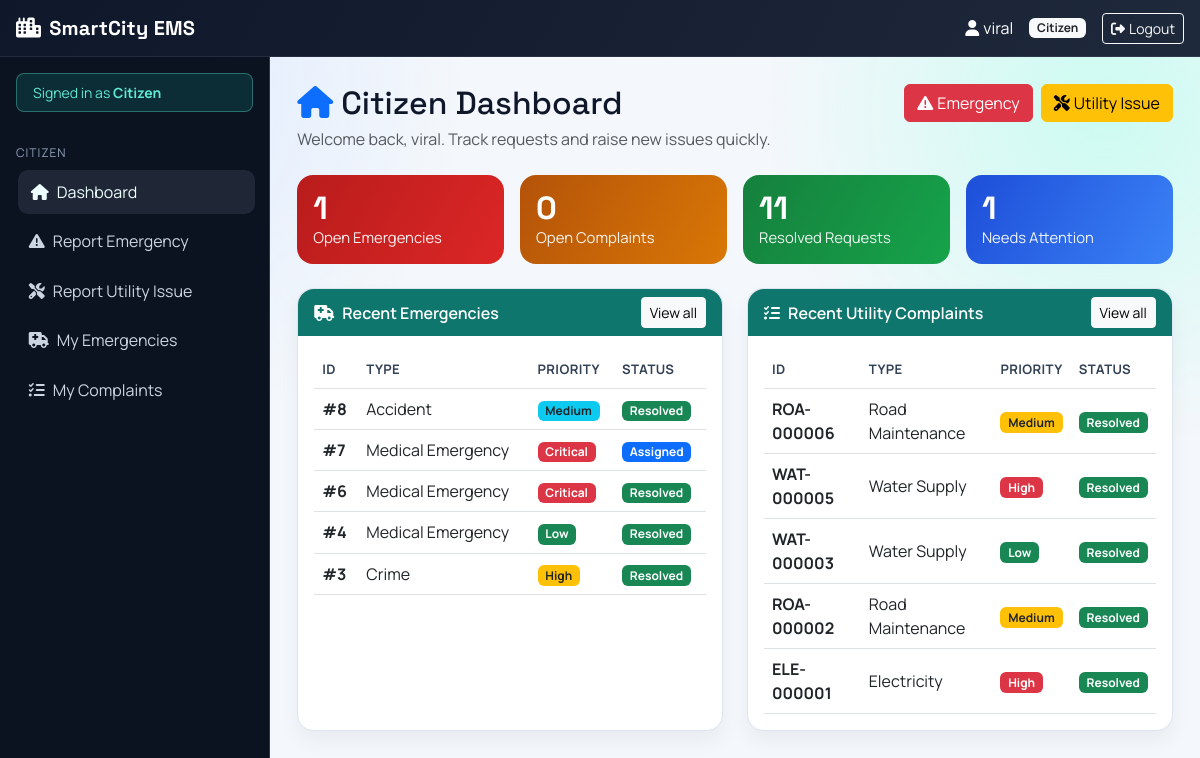
The page /dashboard/citizen/ (signed in) on the database as committed earlier.
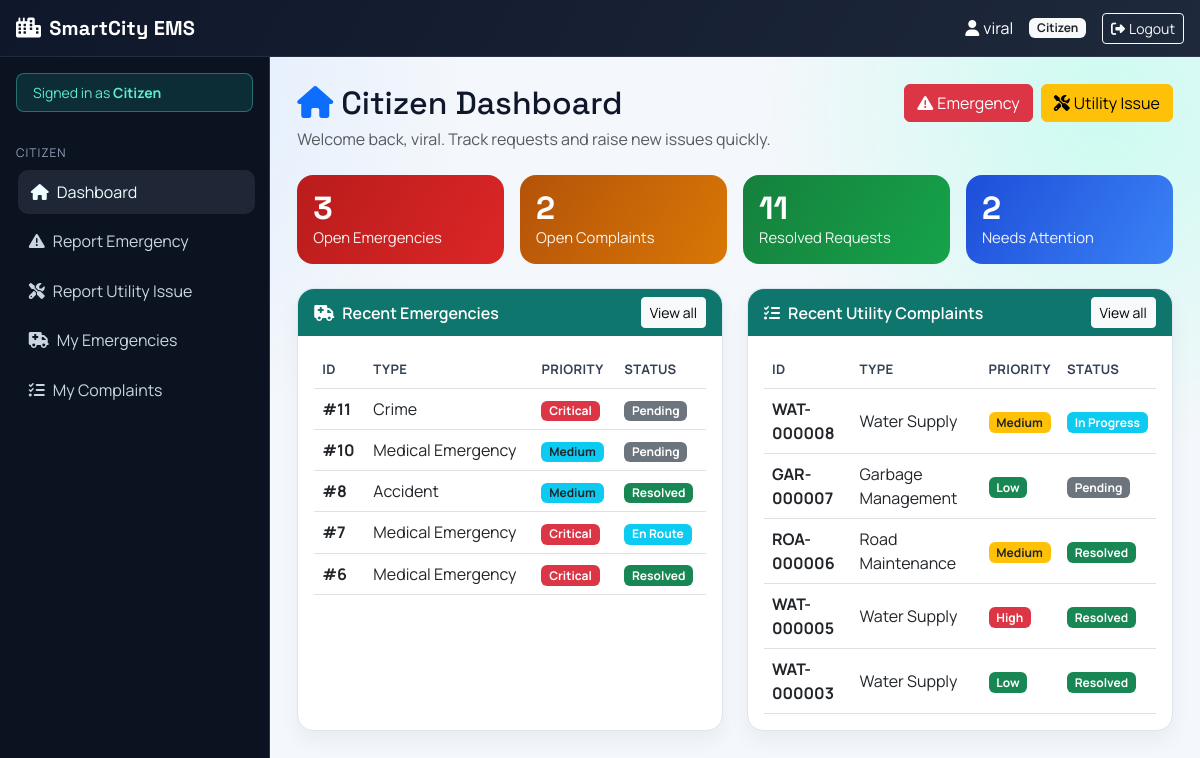
The same page on the database as committed later.
### emergency/models.py (models this page shows, shortened)
class EmergencyRequest(models.Model):
    citizen = models.ForeignKey(
        User,
        on_delete=models.CASCADE,
        related_name='emergency_requests'
    )
    PRIORITY_CHOICES = [
        ('critical', 'Critical'),
        ('high', 'High'),
        ('medium', 'Medium'),
        ('low', 'Low'),
    ]
    STATUS_CHOICES = [
        ('pending', 'Pending'),
        ('assigned', 'Assigned'),
        ('en_route', 'En Route'),
        ('on_scene', 'On Scene'),
        ('resolved', 'Resolved'),
        ('cancelled', 'Cancelled'),
    ]
    citizen = models.ForeignKey(User, on_delete=models.CASCADE, related_name='emergency_requests')
    emergency_type = models.ForeignKey(EmergencyType, on_delete=models.PROTECT)
    priority = models.CharField(max_length=20, choices=PRIORITY_CHOICES, default='medium')
    status = models.CharField(max_length=20, choices=STATUS_CHOICES, default='pending')
    location_lat = models.DecimalField(max_digits=9, decimal_places=6, null=True, blank=True)
    location_lng = models.DecimalField(max_digits=9, decimal_places=6, null=True, blank=True)
    address = models.TextField()
    landmark = models.CharField(max_length=200, blank=True)
    description = models.TextField()
    contact_number = models.CharField(max_length=15)
    additional_info = models.TextField(blank=True)
    created_at = models.DateTimeField(auto_now_add=True)
    updated_at = models.DateTimeField(auto_now=True)
    assigned_at = models.DateTimeField(null=True, blank=True)
    resolved_at = models.DateTimeField(null=True, blank=True)

class EmergencyType(models.Model):
    name = models.CharField(max_length=100)
    description = models.TextField()
    icon = models.CharField(max_length=50, default='exclamation-triangle')

### utilities/models.py (models this page shows, shortened)
class Complaint(models.Model):
    citizen = models.ForeignKey(
        User,
        on_delete=models.CASCADE,
        related_name='complaints'
    )
    STATUS_CHOICES = [
        ('pending', 'Pending'),
        ('assigned', 'Assigned'),
        ('in_progress', 'In Progress'),
        ('resolved', 'Resolved'),
        ('escalated', 'Escalated'),
        ('rejected', 'Rejected'),
    ]
    PRIORITY_CHOICES = [
        ('high', 'High'),
        ('medium', 'Medium'),
        ('low', 'Low'),
    ]
    citizen = models.ForeignKey(User, on_delete=models.CASCADE, related_name='complaints')
    utility_type = models.ForeignKey(UtilityType, on_delete=models.PROTECT)
    complaint_id = models.CharField(max_length=20, unique=True, editable=False)
    title = models.CharField(max_length=200)
    description = models.TextField()
    priority = models.CharField(max_length=20, choices=PRIORITY_CHOICES, default='medium')
    status = models.CharField(max_length=20, choices=STATUS_CHOICES, default='pending')
    location_lat = models.DecimalField(max_digits=9, decimal_places=6, null=True, blank=True)
    location_lng = models.DecimalField(max_digits=9, decimal_places=6, null=True, blank=True)
    address = models.TextField()
    landmark = models.CharField(max_length=200, blank=True)
    assigned_officer = models.ForeignKey(
        User,
        on_delete=models.SET_NULL,
        null=True,
        blank=True,
        related_name='assigned_complaints',
        limit_choices_to={'role': 'utility_officer'}
    )
    created_at = models.DateTimeField(auto_now_add=True)
    updated_at = models.DateTimeField(auto_now=True)
    assigned_at = models.DateTimeField(null=True, blank=True)
    resolved_at = models.DateTimeField(null=True, blank=True)
    escalated_at = models.DateTimeField(null=True, blank=True)
    resolution_notes = models.TextField(blank=True)
    satisfaction_rating = models.IntegerField(
        null=True,
        blank=True,
        choices=[(i, i) for i in range(1, 6)],
        help_text="Rate 1-5 after resolution"
    )

class UtilityType(models.Model):
    name = models.CharField(max_length=100)
    description = models.TextField()
    department = models.CharField(max_length=100)
    icon = models.CharField(max_length=50, default='wrench')

### dashboard/views.py (the view)
# urls.py: path('citizen/', views.citizen_dashboard, name='citizen'),
@login_required
def citizen_dashboard(request):
    if request.user.role != 'citizen':
        return redirect('dashboard:dashboard')
    emergency_open_statuses = ['pending', 'assigned', 'en_route', 'on_scene']
    complaint_open_statuses = ['pending', 'assigned', 'in_progress', 'escalated']
    open_emergencies = request.user.emergency_requests.filter(status__in=emergency_open_statuses).count()
    open_complaints = request.user.complaints.filter(status__in=complaint_open_statuses).count()
    resolved_requests = (
        request.user.emergency_requests.filter(status='resolved').count()
        + request.user.complaints.filter(status='resolved').count()
    )
    total_requests = request.user.emergency_requests.count() + request.user.complaints.count()
    attention_required = (
        request.user.emergency_requests.filter(
            status__in=emergency_open_statuses,
            priority__in=['critical', 'high'],
        ).count()
        + request.user.complaints.filter(
            status__in=complaint_open_statuses,
            priority='high',
        ).count()
    )
    recent_emergencies = request.user.emergency_requests.select_related('emergency_type').order_by('-created_at')[:5]
    recent_complaints = request.user.complaints.select_related('utility_type').order_by('-created_at')[:5]
    context = {
        'title': 'Citizen Dashboard',
        'user': request.user,
        'open_emergencies': open_emergencies,
        'open_complaints': open_complaints,
        'resolved_requests': resolved_requests,
        'total_requests': total_requests,
        'attention_required': attention_required,
        'recent_emergencies': recent_emergencies,
        'recent_complaints': recent_complaints,
    }
    return render(request, 'dashboard/citizen.html', context)

### templates/dashboard/citizen.html (shortened to what the changed rows need)
{% extends 'dashboard/base_dashboard.html' %}
{% block dashboard_content %}
<div class="d-flex flex-wrap justify-content-between align-items-start mb-4 gap-2">
  <div>
    <h2 class="mb-1"><i class="fas fa-house me-2 text-primary"></i>Citizen Dashboard</h2>
  </div>
</div>
<div class="row g-3 mb-4">
  <div class="col-sm-6 col-xl-3">
    <div class="stat-card danger h-100">
      <div class="stat-number">{{ open_emergencies }}</div>
      <div class="stat-label">Open Emergencies</div>
    </div>
  </div>
  <div class="col-sm-6 col-xl-3">
    <div class="stat-card warning h-100">
      <div class="stat-number">{{ open_complaints }}</div>
      <div class="stat-label">Open Complaints</div>
    </div>
  </div>
  <div class="col-sm-6 col-xl-3">
    <div class="stat-card info h-100">
      <div class="stat-number">{{ attention_required }}</div>
      <div class="stat-label">Needs Attention</div>
    </div>
  </div>
</div>
<div class="row g-4">
  <div class="col-xl-6">
    <div class="card h-100">
      <div class="card-body">
        {% if recent_emergencies %}
        <div class="table-responsive">
          <table class="table table-hover align-middle mb-0">
            <thead>
              <tr>
                <th>ID</th>
                <th>Type</th>
                <th>Priority</th>
                <th>Status</th>
              </tr>
            </thead>
            <tbody>
              {% for req in recent_emergencies %}
              <tr>
                <td><strong>#{{ req.id }}</strong></td>
                <td>{{ req.emergency_type.name }}</td>
                <td>
                  {% if req.priority == 'critical' %}<span class="badge bg-danger">Critical</span>{% endif %}
                  {% if req.priority == 'high' %}<span class="badge bg-warning text-dark">High</span>{% endif %}
                  {% if req.priority == 'medium' %}<span class="badge bg-info text-dark">Medium</span>{% endif %}
                  {% if req.priority == 'low' %}<span class="badge bg-success">Low</span>{% endif %}
                </td>
                <td>
                  {% if req.status == 'pending' %}<span class="badge bg-secondary">Pending</span>{% endif %}
                  {% if req.status == 'assigned' %}<span class="badge bg-primary">Assigned</span>{% endif %}
                  {% if req.status == 'en_route' %}<span class="badge bg-info">En Route</span>{% endif %}
                  {% if req.status == 'resolved' %}<span class="badge bg-success">Resolved</span>{% endif %}
                </td>
              </tr>
              {% endfor %}
            </tbody>
          </table>
        </div>
        {% else %}
        <p class="text-muted mb-0">No emergency requests yet.</p>
        {% endif %}
      </div>
    </div>
  </div>
  <div class="col-xl-6">
    <div class="card h-100">
      <div class="card-body">
        {% if recent_complaints %}
        <div class="table-responsive">
          <table class="table table-hover align-middle mb-0">
            <thead>
              <tr>
                <th>ID</th>
                <th>Type</th>
                <th>Priority</th>
                <th>Status</th>
              </tr>
            </thead>
            <tbody>
              {% for comp in recent_complaints %}
              <tr>
                <td><strong>{{ comp.complaint_id }}</strong></td>
                <td>{{ comp.utility_type.name }}</td>
                <td>
                  {% if comp.priority == 'high' %}<span class="badge bg-danger">High</span>{% endif %}
                  {% if comp.priority == 'medium' %}<span class="badge bg-warning text-dark">Medium</span>{% endif %}
                  {% if comp.priority == 'low' %}<span class="badge bg-success">Low</span>{% endif %}
                </td>
                <td>
                  {% if comp.status == 'pending' %}<span class="badge bg-secondary">Pending</span>{% endif %}
                  {% if comp.status == 'in_progress' %}<span class="badge bg-info">In Progress</span>{% endif %}
                  {% if comp.status == 'resolved' %}<span class="badge bg-success">Resolved</span>{% endif %}
                </td>
              </tr>
              {% endfor %}
            </tbody>
          </table>
        </div>
        {% else %}
        <p class="text-muted mb-0">No complaints submitted yet.</p>
        {% endif %}
      </div>
    </div>
  </div>
</div>
{% endblock %}

Rows that differ between the two databases and show on the page:
no longer on this page (row unchanged): EmergencyRequest: id "4", emergency_type.name "Medical Emergency", priority "Low", status "Resolved"
no longer on this page (row unchanged): EmergencyRequest: id "3", emergency_type.name "Crime", priority "High", status "Resolved"
no longer on this page (row unchanged): Complaint: complaint_id "ROA-000002", utility_type.name "Road Maintenance", priority "Medium", status "Resolved"
no longer on this page (row unchanged): Complaint: complaint_id "ELE-000001", utility_type.name "Electricity", priority "High", status "Resolved"
added EmergencyRequest: id "11", emergency_type.name "Crime", priority "Critical", status "Pending"
added EmergencyRequest: id "10", emergency_type.name "Medical Emergency", priority "Medium", status "Pending"
changed EmergencyRequest id 7: status "Assigned" → "En Route"
added Complaint: complaint_id "WAT-000008", utility_type.name "Water Supply", priority "Medium", status "In Progress"
added Complaint: complaint_id "GAR-000007", utility_type.name "Garbage Management", priority "Low", status "Pending"
Other text that changed with them:
{{ open_emergencies }}: "1" → "3"
{{ open_complaints }}: "0" → "2"
{{ attention_required }}: "1" → "2"
